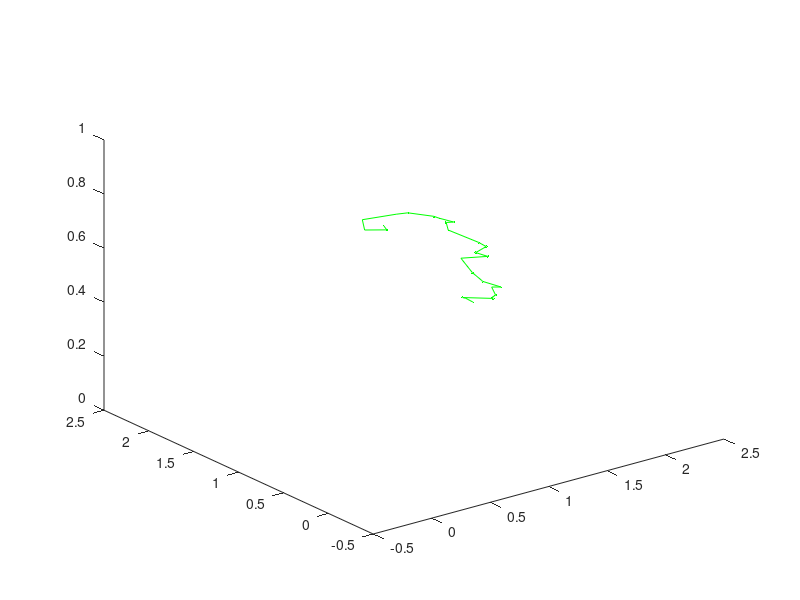

Write the MATLAB code that produced this figure.
function lhl_AF
clc;clear all; close all;

format long
Visual = 2.5;   %????????
Step = 0.3;     %??????????
N = 10;         %??????
Try_number = 50;%???????
delta=0.618;     %?????
a1 = -10; b1 = 10; a2 = -10; b2 = 10; 
d = [];%??50??????????;
k = 0; 
m = 50;%????
X1 = rand(N,1)*(b1-a1)+a1;  %?-10~10???????50???
X2 = rand(N,1)*(b2-a2)+a2;
X = [X1 X2]; 
%X = ones(N,2);
%for i = 1:N
%    X(i,1)=-10;
%    X(i,2)=10;
%end
% ?????,??????X1?X2?

%??50????????
for i = 1:N
    www = [X(i,1),X(i,2)];
    d(i) = maxf(www);   
end
%???????????????????
[w,i] = max(d);         % ???????????w???????i?
maxX = [X(i,1),X(i,2)]; % ??????????????
maxY = w;               % ?????????????

figurex = []; figurey = []; figurez = [];

figurex(numel(figurex)+1) = maxX(1);    % ?maxX?1???figurex??
figurey(numel(figurey)+1) = maxX(2);    % numel?????????????????matlab????????1???
figurez(numel(figurez)+1) = maxY;

while(k<m)
    for i = 1:N
        XX = [X(i,1),X(i,2)];   %?????????????????
        
%%%%%%????????????????????????????
%???????????????????????????
%????????maxf?Xc????????????
        nf1=0;
        Xc=0;
        label_swarm =0;  %????????
        for j = 1:N 
            XX_1 = [X(j,1), X(j,2)];        
            if (norm(XX_1-XX)<Visual)  % norm?????XXX-XX???????????2???????        
                nf1 = nf1+1;     
                Xc = Xc+XX_1;      
            end    
        end
        Xc=Xc-XX;   %????XX???       
        nf1=nf1-1;
        Xc = Xc/nf1; %??Xc??XX??????????????  
        if((maxf(Xc)/nf1 > delta*maxf(XX)) && (norm(Xc-XX)~=0))  
            XXR1=rand*Step*(Xc-XX)/norm(Xc-XX);
            XXnext1=XX+XXR1;
            
            if(XXnext1(1) > b1)          
                XXnext1(1) = b1;      
            end
            if(XXnext1(1) < a1)    
                XXnext1(1) = a1;   
            end
            if(XXnext1(2) > b2)       
                XXnext1(2) = b2;      
            end
            if(XXnext1(2) < a2)     
                XXnext1(2) = a2;  
            end
            label_swarm =1;
            temp_y_XXnext1=maxf(XXnext1);  
        else 
            label_swarm =0;
            temp_y_XXnext1=-inf;
        end
        
%%%%%%
%%%%%%?????????? ???????????????????????
%?????????????????
        temp_maxY = -inf;  %??????????????-????
        label_follow =0;%????????
        for j = 1:N     
            XX_2 = [X(j,1),X(j,2)];      
            if((norm(XX_2-XX)<Visual) && (maxf(XX_2)>temp_maxY))       
                temp_maxX = XX_2;      
                temp_maxY = maxf(XX_2);     
            end
        end
        nf2=0;
        for j = 1:N     
            XX_2 = [X(j,1),X(j,2)];      
            if(norm(XX_2-temp_maxX)<Visual)       
                nf2=nf2+1;
            end
        end
        nf2=nf2-1;%?????
        
        if((temp_maxY/nf2)>delta*maxf(XX) && (norm(temp_maxX-XX)~=0))  %???Yj????????????     
            XXR2=rand*Step*(temp_maxX-XX)/norm(temp_maxX-XX);%rand????????????
            XXnext2 = XX+XXR2;  
            
            if(XXnext2(1) > b1)          
                XXnext2(1) = b1;      
            end
            if(XXnext2(1) < a1)    
                XXnext2(1) = a1;   
            end
            if(XXnext2(2) > b2)       
                XXnext2(2) = b2;      
            end
            if(XXnext2(2) < a2)     
                XXnext2(2) = a2;  
            end
            label_follow =1;
            temp_y_XXnext2=maxf(XXnext2);
        else    
            label_follow =0;
            temp_y_XXnext2=-inf;
        end       
%%%%%%
%%%%%%?????????????????????????????????????????????
%???????????????????XX_3?XX_4?????

%??????????????????????????????????????????????????????
        label_prey =0;    %?????????????????
        for j = 1:Try_number
            R1V=Visual*(-1+2*rand(2,1)');
            XX_3 = XX+R1V;
            if(XX_3(1) > b1) % ??????????????????????????                   
                XX_3(1) = b1;                  
            end
            if(XX_3(1) < a1)      
                XX_3(1) = a1;             
            end
            if(XX_3(2) > b2)        
                XX_3(2) = b2;              
            end
            if(XX_3(2) < a2)      
                XX_3(2) = a2;       
            end
            
            if(maxf(XX)<maxf(XX_3))
                XXR3=rand*Step*(XX_3-XX)/norm(XX_3-XX);
                XXnext3 = XX+XXR3;
                if(XXnext3(1) > b1) % ??????????????????????????                   
                    XXnext3(1) = b1;                  
                end
                if(XXnext3(1) < a1)      
                    XXnext3(1) = a1;             
                end
                if(XXnext3(2) > b2)        
                    XXnext3(2) = b2;              
                end
                if(XXnext3(2) < a2)      
                    XXnext3(2) = a2;       
                end
                label_prey =1;
                break;
            end   
        end
        temp_y_XXnext3=max(XXnext3);
        if(label_prey ==0)
            temp_y_XXnext3=-inf;
        end
%%%%%%
%%%%%%????
        if((label_swarm==0) && (label_follow==0) && (label_prey ==0))
            %?????????????????????????????????????
            %????????????????????????
            R2S=Step*(-1+2*rand(2,1)');
            temp_XX = XX+R2S;
            if(XX(1) > b1) % ??????????????????????????                              
                XX(1) = b1;               
            end
            if(XX(1) < a1)   
                XX(1) = a1;             
            end
            if(XX(2) > b2)     
                XX(2) = b2;             
            end
            if(XX(2) < a2)  
                XX(2) = a2;       
            end            
        else
            %???????
            if(temp_y_XXnext1 > temp_y_XXnext2)
                if(temp_y_XXnext1 > temp_y_XXnext3)   
                    temp_XX = XXnext1;
                else
                    temp_XX = XXnext3;
                end
            else
                if(temp_y_XXnext2 > temp_y_XXnext3)
                    
                    temp_XX = XXnext2;
                else
                    temp_XX = XXnext3;
                end
            end         
        end
        XX=temp_XX;
        X(i,1) = XX(1);
        X(i,2) = XX(2); 
%%%%%%
    end
    %????????????????????
    
    %??????????
    for i = 1:N
        XXX = [X(i,1),X(i,2)];
        if (maxf(XXX)>maxY)
            maxY = maxf(XXX);
            maxX = XXX;
            figurex(numel(figurex)+1) = maxX(1);
            figurey(numel(figurey)+1) = maxX(2);
            figurez(numel(figurez)+1) = maxY;
        end
    end
    x=X(:,1)';
    y=X(:,2)';
    plot(x,y,'*r');
    axis([-10 10 -10 10]); 
    k = k+1
end
maxX
maxY
plot3(figurex,figurey,figurez,'-g.')




function y = maxf(QQ)
%????y=(sinX1/X1)*(sinX2/X2),?????????????
%????????????

y = (sin(QQ(1))/QQ(1))*(sin(QQ(2))/QQ(2));




